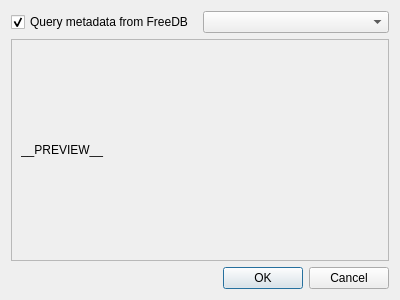
<?xml version="1.0" encoding="UTF-8"?>
<ui version="4.0">
 <class>CodecSelector</class>
 <widget class="QDialog" name="CodecSelector">
  <property name="geometry">
   <rect>
    <x>0</x>
    <y>0</y>
    <width>400</width>
    <height>300</height>
   </rect>
  </property>
  <property name="windowTitle">
   <string>Select a Text Codec</string>
  </property>
  <layout class="QVBoxLayout" name="verticalLayout">
   <item>
    <layout class="QHBoxLayout" name="horizontalLayout">
     <item>
      <widget class="QCheckBox" name="freedb">
       <property name="text">
        <string>Query metadata from FreeDB</string>
       </property>
       <property name="checked">
        <bool>true</bool>
       </property>
      </widget>
     </item>
     <item>
      <widget class="QComboBox" name="codecs"/>
     </item>
    </layout>
   </item>
   <item>
    <widget class="QScrollArea" name="scrollArea">
     <property name="widgetResizable">
      <bool>true</bool>
     </property>
     <widget class="QWidget" name="scrollAreaWidgetContents">
      <property name="geometry">
       <rect>
        <x>0</x>
        <y>0</y>
        <width>386</width>
        <height>226</height>
       </rect>
      </property>
      <layout class="QGridLayout" name="gridLayout">
       <item row="0" column="0">
        <widget class="QLabel" name="contents">
         <property name="text">
          <string>__PREVIEW__</string>
         </property>
        </widget>
       </item>
      </layout>
     </widget>
    </widget>
   </item>
   <item>
    <widget class="QDialogButtonBox" name="buttonBox">
     <property name="orientation">
      <enum>Qt::Horizontal</enum>
     </property>
     <property name="standardButtons">
      <set>QDialogButtonBox::Cancel|QDialogButtonBox::Ok</set>
     </property>
    </widget>
   </item>
  </layout>
 </widget>
 <resources/>
 <connections>
  <connection>
   <sender>buttonBox</sender>
   <signal>accepted()</signal>
   <receiver>CodecSelector</receiver>
   <slot>accept()</slot>
   <hints>
    <hint type="sourcelabel">
     <x>248</x>
     <y>254</y>
    </hint>
    <hint type="destinationlabel">
     <x>157</x>
     <y>274</y>
    </hint>
   </hints>
  </connection>
  <connection>
   <sender>buttonBox</sender>
   <signal>rejected()</signal>
   <receiver>CodecSelector</receiver>
   <slot>reject()</slot>
   <hints>
    <hint type="sourcelabel">
     <x>316</x>
     <y>260</y>
    </hint>
    <hint type="destinationlabel">
     <x>286</x>
     <y>274</y>
    </hint>
   </hints>
  </connection>
 </connections>
</ui>
